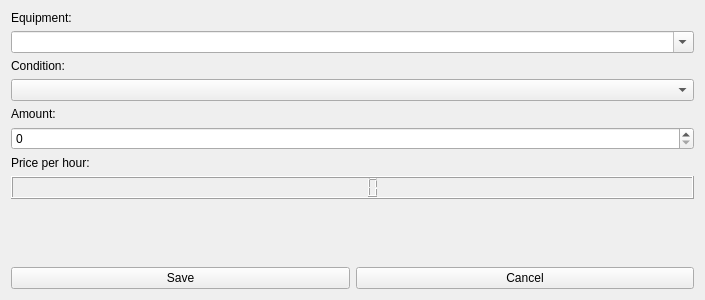
<?xml version="1.0" encoding="UTF-8"?>
<ui version="4.0">
 <class>RentForm</class>
 <widget class="QWidget" name="RentForm">
  <property name="geometry">
   <rect>
    <x>0</x>
    <y>0</y>
    <width>705</width>
    <height>300</height>
   </rect>
  </property>
  <property name="windowTitle">
   <string>SkiRent - rent</string>
  </property>
  <layout class="QGridLayout" name="gridLayout">
   <item row="0" column="0">
    <layout class="QVBoxLayout" name="verticalLayout">
     <item>
      <widget class="QLabel" name="label">
       <property name="text">
        <string>Equipment:</string>
       </property>
      </widget>
     </item>
     <item>
      <widget class="QComboBox" name="equipmentTypeCombo">
       <property name="editable">
        <bool>true</bool>
       </property>
      </widget>
     </item>
     <item>
      <widget class="QLabel" name="label_2">
       <property name="text">
        <string>Condition:</string>
       </property>
      </widget>
     </item>
     <item>
      <widget class="QComboBox" name="equipmentConditionCombo"/>
     </item>
     <item>
      <widget class="QLabel" name="label_3">
       <property name="text">
        <string>Amount:</string>
       </property>
      </widget>
     </item>
     <item>
      <widget class="QSpinBox" name="amountSpin"/>
     </item>
     <item>
      <widget class="QLabel" name="label_4">
       <property name="text">
        <string>Price per hour:</string>
       </property>
      </widget>
     </item>
     <item>
      <widget class="QLCDNumber" name="pricePerHourLcd"/>
     </item>
     <item>
      <spacer name="verticalSpacer">
       <property name="orientation">
        <enum>Qt::Vertical</enum>
       </property>
       <property name="sizeHint" stdset="0">
        <size>
         <width>20</width>
         <height>40</height>
        </size>
       </property>
      </spacer>
     </item>
    </layout>
   </item>
   <item row="1" column="0">
    <layout class="QHBoxLayout" name="horizontalLayout">
     <item>
      <widget class="QPushButton" name="saveButton">
       <property name="text">
        <string>Save</string>
       </property>
      </widget>
     </item>
     <item>
      <widget class="QPushButton" name="cancelButton">
       <property name="text">
        <string>Cancel</string>
       </property>
      </widget>
     </item>
    </layout>
   </item>
  </layout>
 </widget>
 <resources/>
 <connections/>
</ui>
